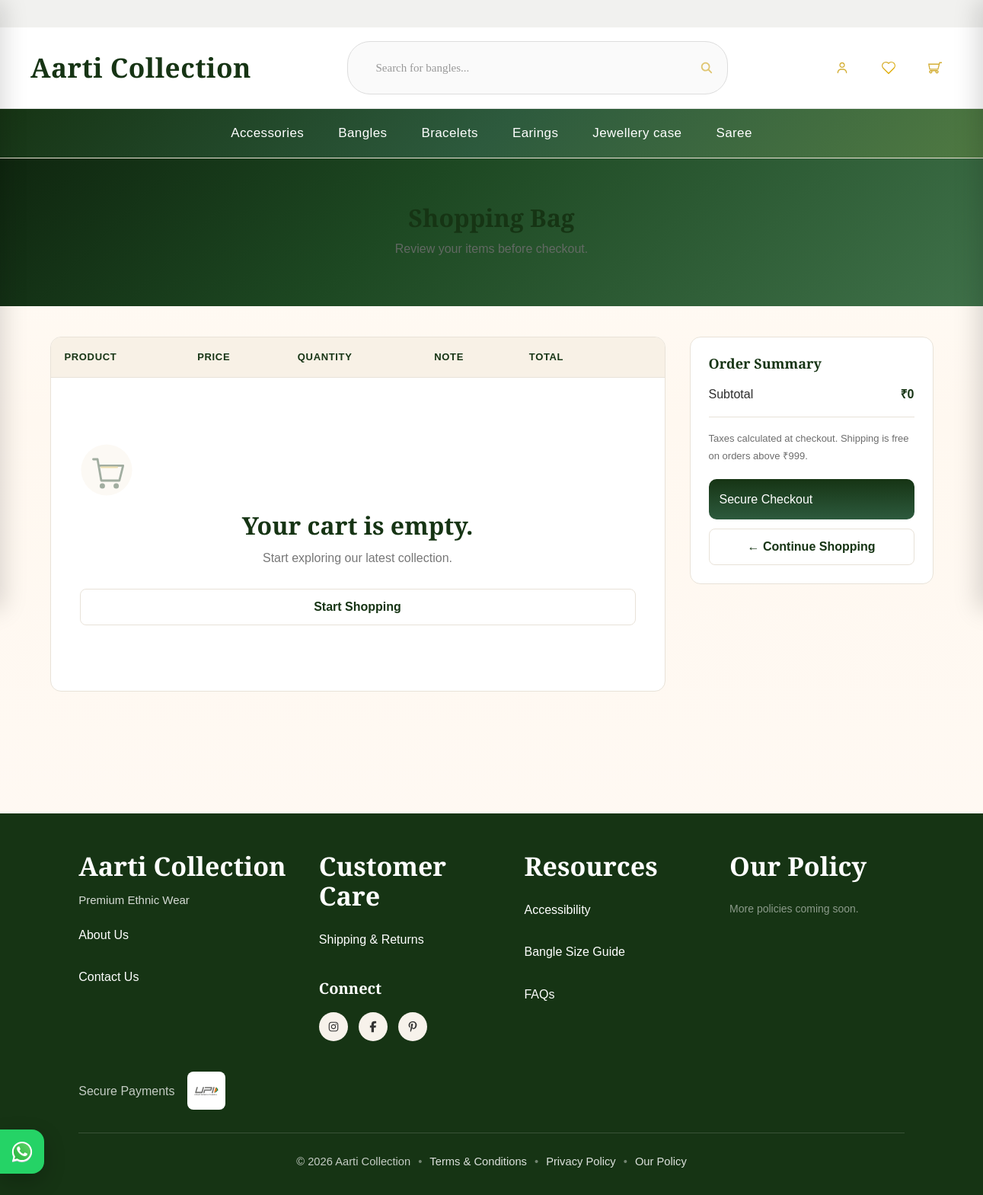
The app's page /cart/ (signed in) with its own data.
### store/models.py (models this page shows, shortened)
class SiteSettings(models.Model):
    brand_name = models.CharField(max_length=100)
    phone = models.CharField(max_length=20)
    email = models.EmailField()
    instagram = models.URLField(blank=True)
    facebook = models.URLField(blank=True)
    pinterest = models.URLField(blank=True)
    logo = models.ImageField(upload_to="logo/", blank=True, null=True)
    whatsapp = models.CharField(
        max_length=20,
        blank=True
    )
    address = models.TextField(
        blank=True
    )
    upi_id = models.CharField(
        max_length=100,
        blank=True
    )
    gst_number = models.CharField(
        max_length=20,
        blank=True,
        verbose_name="GST Number"
    )
    qr_code = models.ImageField(
        upload_to="payment/",
        blank=True,
        null=True
    )
    gift_section_video = models.FileField(
        upload_to="homepage/",
        blank=True,
        null=True,
        validators=[
            FileExtensionValidator(
                allowed_extensions=["mp4"]
            )
        ],
        help_text="Homepage Gift Section promotional video."
    )
    gift_section_image = models.ImageField(
        upload_to="gift_section/",
        blank=True,
        null=True
    )
    gift_wrapper_image = models.ImageField(
        upload_to="gift_section/",
        blank=True,
        null=True,
        help_text="Decorative gift-wrap/ribbon accent image shown over the main gift banner."
    )
    gift_background_image = models.ImageField(
        upload_to="gift_section/",
        blank=True,
        null=True,
        help_text="Background texture/pattern behind the whole gift section."
    )
    footer_text = models.CharField(
        max_length=255,
        blank=True
    )
    class Meta:
        verbose_name = "Site Settings"
        verbose_name_plural = "Site Settings"

class Category(models.Model):
    name = models.CharField(max_length=100)
    slug = models.SlugField(unique=True)
    description = models.TextField(blank=True)
    image = models.ImageField(upload_to="categories/")
    show_on_home = models.BooleanField(
        default=True,
        help_text="Show this category in the homepage 'Shop by Category' section."
    )
    home_sort_order = models.PositiveIntegerField(
        default=0,
        help_text="Lower numbers appear first in the homepage section."
    )
    class Meta:
        ordering = ["home_sort_order", "name"]

### store/views.py (the view)
@login_required
def cart(request):
    cart_items = _cart_queryset(request.user)
    subtotal = sum(item.line_total for item in cart_items)
    return render(
        request,
        "store/cart.html",
        {
            "cart_items": cart_items,
            "total": subtotal,
        }
    )

### store/context_processors.py (called while the page is built)
def site_settings(request):
    settings = SiteSettings.objects.first()
    return {
        "site_settings": settings,
        "categories": Category.objects.all(),
        "footer_policies": PolicyPage.objects.filter(
            show_in_policy_footer=True
        ).order_by("footer_order", "title"),
    }

### store/views.py (called while the page is built)
def _cart_queryset(user):
    return (
        Cart.objects.filter(user=user)
        .select_related("product", "variant", "variant__colour")
        .order_by("-created_at")
    )

### store/templates/store/cart.html (shortened to what this page needs)
{% extends "store/base.html" %}
{% load static %}
{% block extra_css %}
<link rel="stylesheet" href="{% static 'store/css/cart-page.css' %}">
{% endblock %}
{% block content %}
<section class="cart-page-banner">
    <div class="cart-page-banner-overlay">
        <h1>Shopping Bag</h1>
        <p>Review your items before checkout.</p>
    </div>
</section>
<section class="cart-page-section">
    <div class="cart-page-wrap" id="cartPageWrap">
        <div class="cart-page-table-outer">
            <table class="cart-page-table">
                <thead>
                    <tr>
                        <th>Product</th>
                        <th>Price</th>
                        <th>Quantity</th>
                        <th>Note</th>
                        <th>Total</th>
                        <th></th>
                    </tr>
                </thead>
                <tbody id="cartTableBody">
                    {% include "store/includes/cart_table_rows.html" %}
                </tbody>
            </table>
        </div>
        <aside class="cart-page-summary">
            <h2>Order Summary</h2>
            <div class="cart-page-subtotal-row">
                <span>Subtotal</span>
                <strong data-cart-subtotal>₹{{ total }}</strong>
            </div>
            <p class="cart-page-note">
                Taxes calculated at checkout. Shipping is free on orders above ₹999.
            </p>
            <a href="{% url 'checkout' %}" class="checkout-btn cart-page-checkout-btn">
                Secure Checkout
            </a>
            <a href="{% url 'product_list' %}" class="continue-shopping-link">
                ← Continue Shopping
            </a>
        </aside>
    </div>
</section>
{% endblock %}

### store/templates/store/includes/header.html (shortened to what this page needs)
{% load static %}
<header class="site-header">
    <div class="top-header">
        <div class="top-header-marquee">
        </div>
    </div>
    <div class="sticky-header{% if request.resolver_match.url_name == 'home' %} transparent-nav{% endif %}">
        <div class="middle-header">
            <div class="logo">
                <a href="{% url 'home' %}" aria-label="Home">
                    {% if site_settings.logo %}
                    <img
                        src="{{ site_settings.logo.url }}"
                        alt="{{ site_settings.brand_name }}">
                    {% else %}
                    <h1>{{ site_settings.brand_name }}</h1>
                    {% endif %}
                </a>
            </div>
            <form
                class="search-box"
                id="desktopSearchForm"
                action="{% url 'search_products' %}"
                method="GET">
                <input
                    class="search-input search-input-animated"
                    type="search"
                    name="q"
                    value="{{ request.GET.q }}"
                    placeholder="Search for products..."
                    autocomplete="off">
                <button
                    type="submit"
                    aria-label="Search">
                    <img
                        src="{% static 'store/icons/search.svg' %}"
                        alt="Search">
                </button>
            </form>
            <div class="header-icons">
                {% if user.is_authenticated %}
                <a
                    href="{% url 'profile' %}"
                    aria-label="Profile">
                    <img
                        src="{% static 'store/icons/user.svg' %}"
                        alt="Profile">
                </a>
                <a
                    href="{% url 'wishlist' %}"
                    id="wishlistBtn"
                    aria-label="Wishlist">
                    <img
                        src="{% static 'store/icons/wishlist.svg' %}"
                        alt="Wishlist">
                </a>
                <a
                    href="#"
                    id="cartToggle"
                    aria-label="Shopping Cart">
                    <img
                        src="{% static 'store/icons/cart.svg' %}"
                        alt="Cart">
                </a>
                {% endif %}
            </div>
        </div>
        {% include "store/includes/navbar.html" %}
    </div>
</header>

### store/templates/store/includes/navbar.html (shortened to what this page needs)
{% load static %}
<nav class="main-navbar">
    <ul class="desktop-menu">
        {% for category in categories %}
        <li class="nav-item">
            <a
                href="{% url 'category_products' category.slug %}"
                class="nav-link">
                {{ category.name }}
            </a>
        </li>
        {% endfor %}
    </ul>
</nav>

### store/templates/store/includes/footer.html
{% load static %}
<footer class="footer">
    <div class="footer-container">
        <div class="footer-column footer-column-brand">
            <h3 class="footer-heading">
                {{ site_settings.brand_name|default:"Aarti Collection" }}
            </h3>
            <p class="footer-tagline">
                {{ site_settings.footer_text|default:"Premium Ethnic Wear" }}
            </p>
            <ul class="footer-links">
                <li>
                    <a href="{% url 'about' %}">
                        About Us
                    </a>
                </li>
                <li>
                    <a href="{% url 'contact' %}">
                        Contact Us
                    </a>
                </li>
            </ul>
        </div>
        <div class="footer-column">
            <h3 class="footer-heading">Customer Care</h3>
            <ul class="footer-links">
                <li>
                    <a href="{% url 'shipping_returns' %}">
                        Shipping &amp; Returns
                    </a>
                </li>
            </ul>
            <h4 class="footer-subheading">Connect</h4>
            <div class="footer-social">
                {% if site_settings.instagram %}
                <a
                    href="{{ site_settings.instagram }}"
                    target="_blank"
                    rel="noopener noreferrer">
                    <img src="{% static 'store/icons/instagram.svg' %}" alt="Instagram">
                </a>
                {% endif %}
                {% if site_settings.facebook %}
                <a
                    href="{{ site_settings.facebook }}"
                    target="_blank"
                    rel="noopener noreferrer">
                    <img src="{% static 'store/icons/facebook.svg' %}" alt="Facebook">
                </a>
                {% endif %}
                {% if site_settings.pinterest %}
                <a
                    href="{{ site_settings.pinterest }}"
                    target="_blank"
                    rel="noopener noreferrer">
                    <img src="{% static 'store/icons/pinterest.svg' %}" alt="Pinterest">
                </a>
                {% endif %}
            </div>
        </div>
        <div class="footer-column">
            <h3 class="footer-heading">Resources</h3>
            <ul class="footer-links">
                <li>
                    <a href="{% url 'accessibility' %}">
                        Accessibility
                    </a>
                </li>
                <li>
                    <a href="{% url 'bangle_size_guide' %}">
                        Bangle Size Guide
                    </a>
                </li>
                <li>
                    <a href="{% url 'faq' %}">
                        FAQs
                    </a>
                </li>
            </ul>
        </div>
        <div class="footer-column">
            <h3 class="footer-heading">Our Policy</h3>
            <ul class="footer-links">
                {% for page in footer_policies %}
                <li>
                    <a href="{% url 'policy_page' page.slug %}">
                        {{ page.title }}
                    </a>
                </li>
                {% empty %}
                <li class="footer-links-empty">
                    More policies coming soon.
                </li>
                {% endfor %}
            </ul>
        </div>
    </div>
    <div class="payment-icons footer-payments-row">
        <span>Secure Payments</span>
        <img src="{% static 'store/icons/upi.svg' %}" alt="UPI">
    </div>
    <div class="footer-bottom">
        <p class="footer-bottom-line">
            <span>© {% now "Y" %} {{ site_settings.brand_name|default:"Aarti Collection" }}</span>
            <span class="footer-bottom-dot">•</span>
            <a href="{% url 'terms_conditions' %}">Terms &amp; Conditions</a>
            <span class="footer-bottom-dot">•</span>
            <a href="{% url 'privacy' %}">Privacy Policy</a>
            <span class="footer-bottom-dot">•</span>
            <a href="{% url 'policy_index' %}">Our Policy</a>
        </p>
    </div>
</footer>
{% if site_settings.phone %}
<a
    href="https://wa.me/{{ site_settings.phone }}"
    class="floating-whatsapp"
    target="_blank"
    rel="noopener noreferrer"
    aria-label="Chat on WhatsApp">
    <img
        src="{% static 'store/icons/whatsapp.svg' %}"
        alt="WhatsApp">
</a>
{% endif %}

### store/static/store/css/cart-page.css (style rules this page uses)
.cart-page-banner { background:var(--primary-gradient, linear-gradient(135deg,#0f260f 0%,#1d4822 40%,#3f7149 100%)); padding:60px 20px; text-align:center; color:#fff; }
.cart-page-banner h1 { font-size:32px; margin-bottom:8px; }
.cart-page-banner p { opacity:.85; }
.cart-page-section { max-width:1200px; margin:0 auto; padding:40px 20px 80px; }
.cart-page-wrap { display:grid; grid-template-columns:1fr 320px; gap:32px; align-items:start; }
.cart-page-table-outer { position:relative; background:#fff; border:1px solid var(--border,#e8e2d8); border-radius:14px; overflow:hidden; }
.cart-page-table { width:100%; border-collapse:collapse; }
.cart-page-table thead th { text-align:left; padding:16px 18px; background:var(--cream-dark,#f8f1e6); color:var(--primary,#163414); font-size:13px; text-transform:uppercase; letter-spacing:.05em; }
.cart-page-summary { background:#fff; border:1px solid var(--border,#e8e2d8); border-radius:14px; padding:24px; position:sticky; top:100px; }
.cart-page-summary h2 { font-size:18px; margin-bottom:18px; color:var(--primary,#163414); }
.cart-page-subtotal-row { display:flex; justify-content:space-between; align-items:center; font-size:16px; padding-bottom:16px; border-bottom:1px solid var(--border,#e8e2d8); margin-bottom:16px; }
.cart-page-note { font-size:13px; color:var(--text-light,#6d6d6d); margin-bottom:18px; }
.cart-page-checkout-btn { margin-bottom:12px; border-radius:10px; }

### records on screen
SiteSettings: brand_name "Aarti Collection", footer_text "Premium Ethnic Wear"
Category: name "Accessories"
Category: name "Bangles"
Category: name "Bracelets"
Category: name "Earings"
Category: name "Jewellery case"
Category: name "Saree"

### other values on screen
{{ total }} "0"
